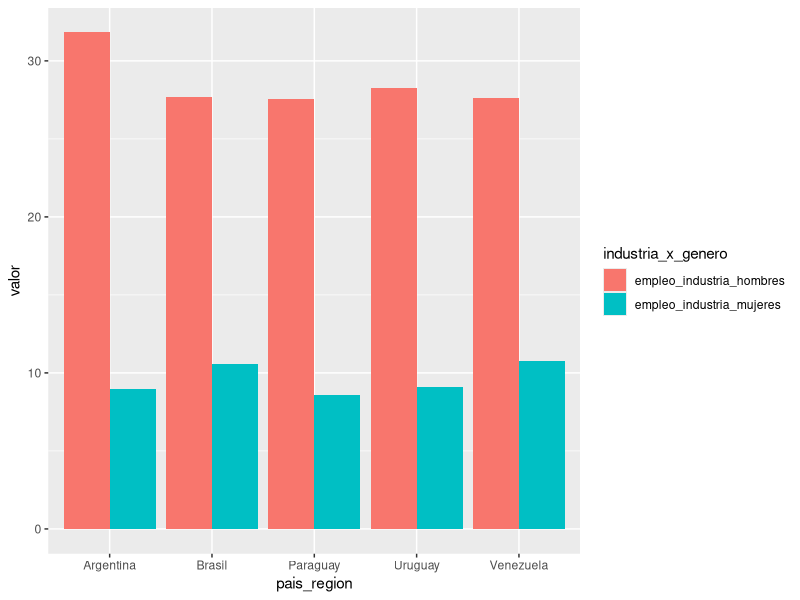

Write R code to recreate this figure. (Note: this script raises an error after producing the figure.)
## ---- chunk 1
knitr::opts_chunk$set(echo = TRUE)
library(tidyr)
library(readr)
library(dplyr)
library(ggplot2)
## ---- chunk 2
empleo_genero <- read_csv("datos/empleo_genero.csv")
## ---- chunk 3
empleo_genero_largo <- pivot_longer(empleo_genero, 
                                    cols=4:52, 
                                    names_to = "Anio", 
                                    values_to = "Valor")
## ---- chunk 4
empleo_genero_largo
## ---- chunk 5
empleo_genero_ordenado <- pivot_wider(empleo_genero_largo, 
                                      names_from = variable,
                                      values_from = Valor)|> 
                          mutate(Anio=as.numeric(Anio))
## ---- chunk 6
empleo_genero_ordenado
## ---- chunk 7
glimpse(empleo_genero_ordenado)
## ---- chunk 8
empleo_genero_ordenado|> filter(pais_region !="Latin America & Caribbean" & pais_region != "Mundo" & pais_region != "EspaÃ±a")|> 
                      group_by(Anio)
                        
## ---- chunk 9
empleo_genero_ordenado|> filter(pais_region !="Latin America & Caribbean" & pais_region != "Mundo" & pais_region != "EspaÃ±a")|> 
                      group_by(pais_region)
## ---- chunk 10
empleo_genero_ordenado|> filter(pais_region !="Latin America & Caribbean" & pais_region != "Mundo" & pais_region != "EspaÃ±a" & Anio == 2018)|> 
                    summarise(empleadoras_promedio = mean(empleadoras_mujeres),
                              empleadoras_sd = sd(empleadoras_mujeres),
                              empleadoras_min = min(empleadoras_mujeres),
                              empleadoras_max = max(empleadoras_mujeres))
## ---- chunk 11
empleo_genero_ordenado|> filter(pais_region !="Latin America & Caribbean" & pais_region != "Mundo" & pais_region != "EspaÃ±a" & Anio == 2018)|> 
                    summarise(empleadores_promedio = mean(empleadores_hombres),
                              empleadores_sd = sd(empleadores_hombres),
                              empleadores_min = min(empleadores_hombres),
                              empleadores_max = max(empleadores_hombres))
## ---- chunk 12
empleo_genero_ordenado|> filter(pais_region !="Latin America & Caribbean" & pais_region != "Mundo" & pais_region != "España" & Anio == 2018)|> 
                summarise(autoempleo_mujeres_prom = mean(autoempleo_mujeres),
                          autoempleo_mujeres_sd = sd(autoempleo_mujeres),
                          autoempleo_mujeres_min = min(autoempleo_mujeres),
                          autoempleo_mujeres_max = max(autoempleo_mujeres))
## ---- chunk 13
empleo_genero_ordenado|> filter(pais_region !="Latin America & Caribbean" & pais_region != "Mundo" & pais_region != "EspaÃ±a" & Anio == 2018)|> 
                summarise(autoempleo_hombres_prom = mean(autoempleo_hombres),
                          autoempleo_hombres_sd = sd(autoempleo_hombres),
                          autoempleo_hombres_min = min(autoempleo_hombres),
                          autoempleo_hombres_max = max(autoempleo_hombres))
## ---- chunk 14
empleo_mercosur <- empleo_genero_ordenado |> 
  filter(pais_region == "Argentina" | pais_region == "Uruguay" | pais_region == "Paraguay" | pais_region == "Brasil" | pais_region == "Venezuela") |> 
  filter (Anio >= 1998)
## ---- chunk 15
industria_2018 <- select(empleo_mercosur, pais_region, Anio, empleo_industria_mujeres, empleo_industria_hombres)|>
  filter(Anio == 2018) |> 
  pivot_longer(cols =c("empleo_industria_hombres","empleo_industria_mujeres"),
               names_to = "industria_x_genero",  
               values_to = "valor")
 
## ---- chunk 16
ggplot(industria_2018, aes(x=pais_region,y=valor, fill=industria_x_genero))+geom_col(position = "dodge")
## ---- chunk 17
ggplot(data=promedio_industria_x_anio, mapping = aes( x=Anio, y=promedio_industria_hombres)) + 
  geom_col() +
  geom_line()
  
## ---- chunk 18
industria_1998_2018 <- select(empleo_mercosur, pais_region, Anio, empleo_industria_mujeres, empleo_industria_hombres)|>
  filter(Anio == 1998 | Anio == 2018) |> 
  pivot_longer(cols =c("empleo_industria_hombres","empleo_industria_mujeres"),
               names_to = "industria_x_genero",  
               values_to = "valor")
